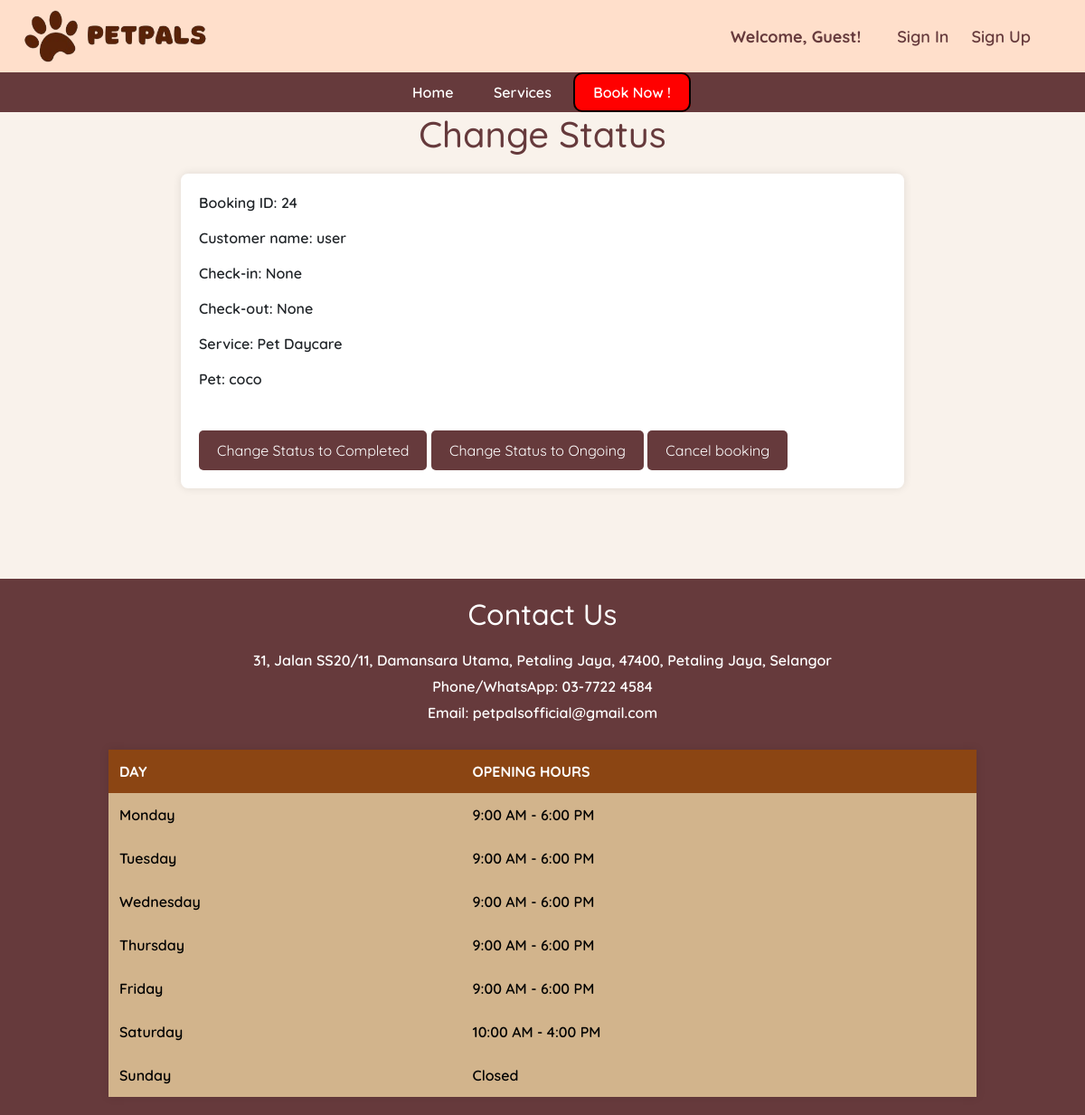
Before: /change_status/24/ with the older database file.
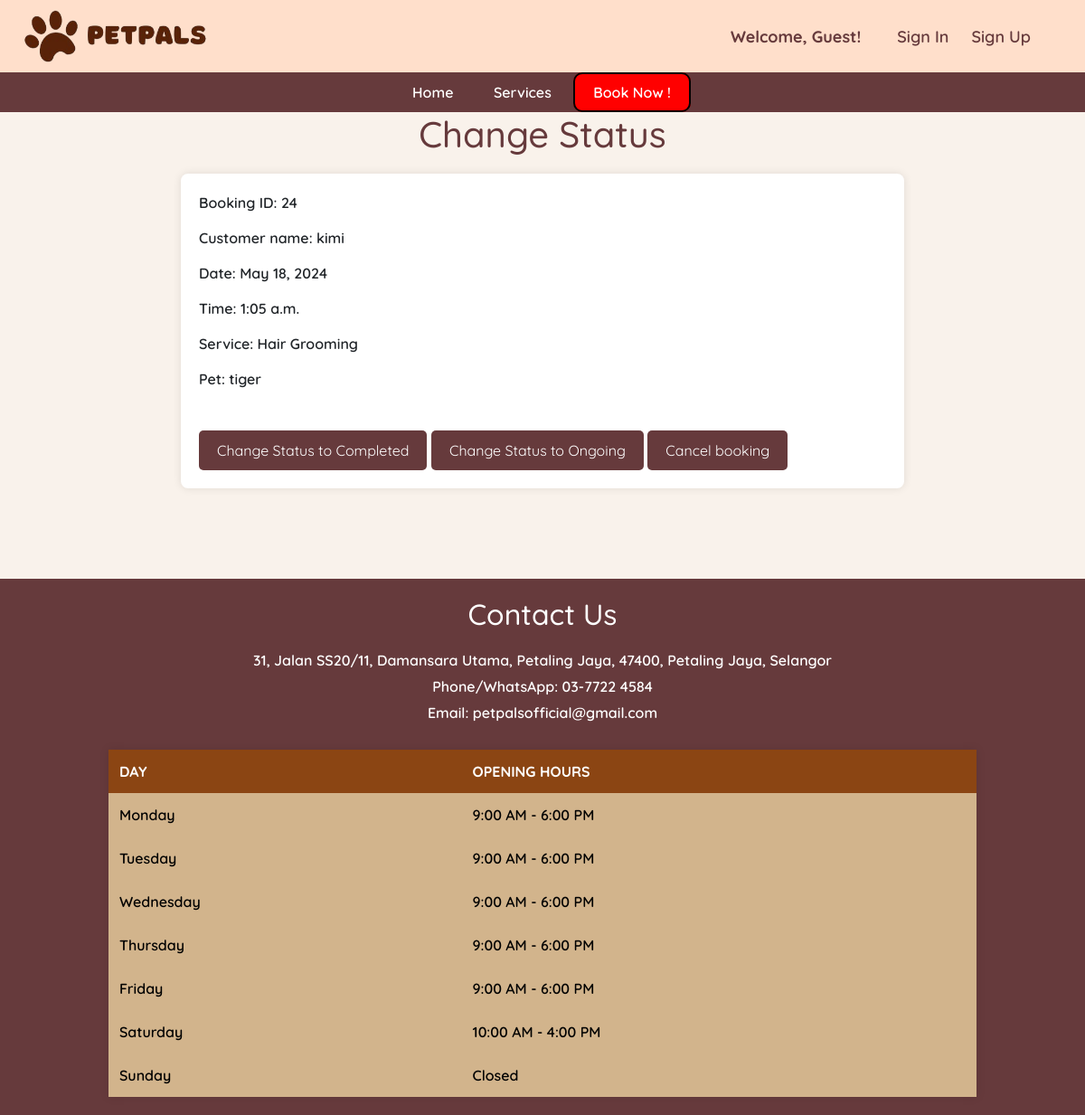
After: the same page with the newer database file.
### main/models.py (models this page shows, shortened)
class Booking(models.Model):
    owner = models.ForeignKey(Owner, null=True, on_delete=models.CASCADE)
    pet = models.ManyToManyField(Pet)
    date = models.DateField(blank=True, null=True)
    time = models.TimeField(blank=True, null=True)
    SERVICE_CHOICES = [
        ('Hair Grooming', 'Hair Grooming'),
        ('Bath and Dry', 'Bath and Dry'),
        ('Pet Hotel', 'Pet Hotel'),
        ('Pet Daycare', 'Pet Daycare'),
    ]
    service = models.CharField(max_length=50, choices=SERVICE_CHOICES)
    STATUS_CHOICES = [
        ('Ongoing', 'Ongoing'),
        ('Completed', 'Completed'),
        ('Cancelled', 'Cancelled'),
    ]
    status = models.CharField(max_length=20, choices=STATUS_CHOICES, default='Ongoing')
    checkin = models.DateTimeField(null=True, blank=True)
    checkout = models.DateTimeField(null=True, blank=True)

class Owner(models.Model):
    user = models.OneToOneField(User, on_delete=models.CASCADE)
    phone_number = models.CharField(max_length=15, blank=True)
    email = models.EmailField(blank=True)
    def __str__(self):
        return self.user.username

class Pet(models.Model):
    name = models.CharField(max_length=20)
    owner = models.ForeignKey(Owner, null=True, on_delete=models.CASCADE)
    age = models.PositiveBigIntegerField()
    species = models.CharField(max_length=50)
    breed = models.CharField(max_length=50)
    profile_pic = models.ImageField(default="profile.jpg", null=True, blank=True)

### main/views.py (the view)
# urls.py: path('change_status/<int:booking_id>/', views.change_status, name='change_status'),
def change_status(request, booking_id):
    booking = get_object_or_404(Booking, id=booking_id)
    if request.method == 'POST':
        new_status = request.POST.get('status')
        booking.status = new_status
        booking.save()
        return redirect('admin_dashboard')
    return render(request, 'change_status.html', {'booking': booking})

### main/templates/change_status.html (shortened to what this page needs)
{% extends 'base.html' %}
{% block content %}
<!DOCTYPE html>
<html lang="en">
<head>
</head>
<body>
    <h1>Change Status</h1>
<div class="container">
    <p>Booking ID: {{ booking.id }}</p>
    <p>Customer name: {{ booking.owner }}</p>
    {% if booking.service == 'Pet Hotel' or booking.service == 'Pet Daycare' %}
    <p>Check-in: {{ booking.checkin }}</p>
    <p>Check-out: {{ booking.checkout }}</p>
    {% else %}
    <p>Date: {{ booking.date }}</p>
    <p>Time: {{ booking.time }}</p>
    {% endif %}
    <p>Service: {{ booking.service }}</p>
    <p>Pet:
    {% for pet in booking.pet.all %}
        {{ pet.name }}{% if not forloop.last %}, {% endif %}
    {% endfor %}</p>
    <form method="post">
        <button type="submit">Change Status to Completed</button>
    </form>
    <form method="post">
        <button type="submit">Change Status to Ongoing</button>
    </form>
    <form method="post">
        <button type="submit">Cancel booking</button>
    </form>
</div>
</body>
</html>
{% endblock %}

Changed rows visible on the page:
no longer on this page (row edited): Pet: name "coco"
changed Booking id 24: owner "user" → "kimi"; date (not shown) → "May 18, 2024"; time (not shown) → "1:05 a.m."; service "Pet Daycare" → "Hair Grooming"; checkin "None" → (not shown); checkout "None" → (not shown)
now on this page (row edited): Pet: name "tiger"
Other visible differences:
text no longer shown: "Check-in: Check-out:"
text now shown: "Date: Time:"
